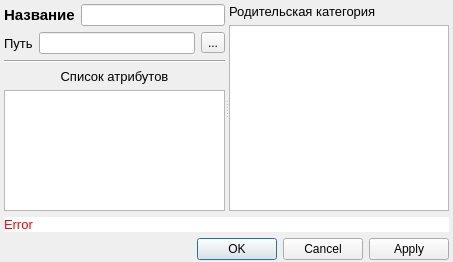
<?xml version="1.0" encoding="UTF-8"?>
<ui version="4.0">
 <class>CategoryDialog</class>
 <widget class="QDialog" name="CategoryDialog">
  <property name="geometry">
   <rect>
    <x>0</x>
    <y>0</y>
    <width>453</width>
    <height>262</height>
   </rect>
  </property>
  <property name="windowTitle">
   <string>Category Settings</string>
  </property>
  <layout class="QGridLayout" name="gridLayout">
   <property name="leftMargin">
    <number>4</number>
   </property>
   <property name="topMargin">
    <number>4</number>
   </property>
   <property name="rightMargin">
    <number>4</number>
   </property>
   <property name="bottomMargin">
    <number>2</number>
   </property>
   <item row="0" column="0">
    <widget class="QSplitter" name="splitter">
     <property name="orientation">
      <enum>Qt::Horizontal</enum>
     </property>
     <widget class="QWidget" name="layoutWidget">
      <layout class="QVBoxLayout" name="verticalLayout_3">
       <item>
        <layout class="QHBoxLayout" name="horizontalLayout_2">
         <item>
          <widget class="QLabel" name="label">
           <property name="font">
            <font>
             <pointsize>11</pointsize>
             <weight>75</weight>
             <bold>true</bold>
            </font>
           </property>
           <property name="text">
            <string>Название</string>
           </property>
          </widget>
         </item>
         <item>
          <widget class="QLineEdit" name="cattitle">
           <property name="maxLength">
            <number>256</number>
           </property>
          </widget>
         </item>
        </layout>
       </item>
       <item>
        <layout class="QHBoxLayout" name="horizontalLayout">
         <item>
          <widget class="QLabel" name="label_3">
           <property name="font">
            <font>
             <pointsize>10</pointsize>
            </font>
           </property>
           <property name="text">
            <string>Путь</string>
           </property>
          </widget>
         </item>
         <item>
          <widget class="QLineEdit" name="catpath">
           <property name="readOnly">
            <bool>true</bool>
           </property>
          </widget>
         </item>
         <item>
          <widget class="QToolButton" name="toolButton">
           <property name="text">
            <string>...</string>
           </property>
          </widget>
         </item>
        </layout>
       </item>
       <item>
        <layout class="QVBoxLayout" name="verticalLayout_2">
         <item>
          <widget class="Line" name="line">
           <property name="orientation">
            <enum>Qt::Horizontal</enum>
           </property>
          </widget>
         </item>
         <item>
          <widget class="QLabel" name="label_4">
           <property name="font">
            <font>
             <pointsize>10</pointsize>
            </font>
           </property>
           <property name="text">
            <string>Список атрибутов</string>
           </property>
           <property name="alignment">
            <set>Qt::AlignCenter</set>
           </property>
          </widget>
         </item>
         <item>
          <widget class="QTextEdit" name="textEdit"/>
         </item>
        </layout>
       </item>
      </layout>
     </widget>
     <widget class="QWidget" name="layoutWidget">
      <layout class="QVBoxLayout" name="verticalLayout">
       <item>
        <widget class="QLabel" name="label_2">
         <property name="font">
          <font>
           <pointsize>10</pointsize>
          </font>
         </property>
         <property name="text">
          <string>Родительская категория</string>
         </property>
        </widget>
       </item>
       <item>
        <widget class="QTreeView" name="treeView"/>
       </item>
      </layout>
     </widget>
    </widget>
   </item>
   <item row="2" column="0">
    <layout class="QHBoxLayout" name="horizontalLayout_3">
     <item>
      <spacer name="horizontalSpacer">
       <property name="orientation">
        <enum>Qt::Horizontal</enum>
       </property>
       <property name="sizeHint" stdset="0">
        <size>
         <width>40</width>
         <height>20</height>
        </size>
       </property>
      </spacer>
     </item>
     <item>
      <widget class="QDialogButtonBox" name="buttonBox">
       <property name="standardButtons">
        <set>QDialogButtonBox::Apply|QDialogButtonBox::Cancel|QDialogButtonBox::Ok</set>
       </property>
      </widget>
     </item>
    </layout>
   </item>
   <item row="1" column="0">
    <widget class="QLabel" name="error_label">
     <property name="styleSheet">
      <string notr="true">font: 13px;
color: #ff0000;
background: #ffffff;</string>
     </property>
     <property name="text">
      <string>Error</string>
     </property>
     <property name="wordWrap">
      <bool>true</bool>
     </property>
     <property name="textInteractionFlags">
      <set>Qt::LinksAccessibleByKeyboard|Qt::LinksAccessibleByMouse|Qt::TextBrowserInteraction|Qt::TextSelectableByKeyboard|Qt::TextSelectableByMouse</set>
     </property>
    </widget>
   </item>
  </layout>
 </widget>
 <resources/>
 <connections/>
</ui>
